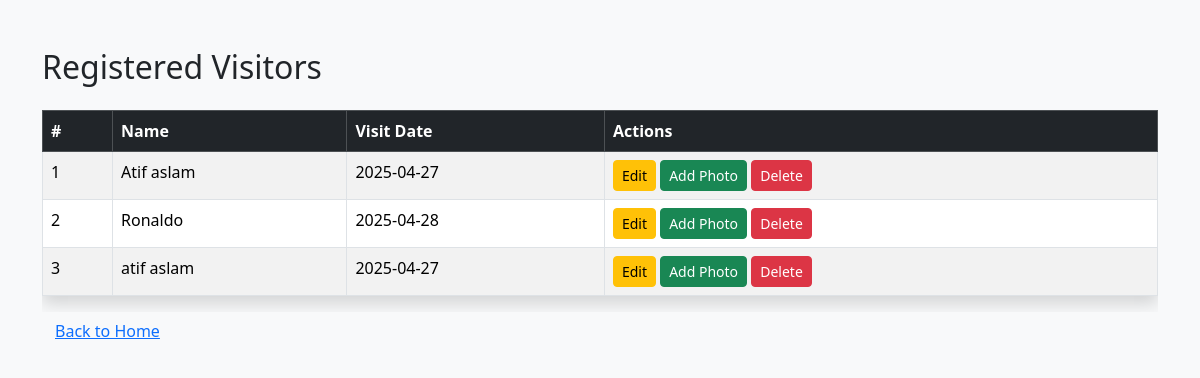
Before: /visitors (signed in) with the older database file.
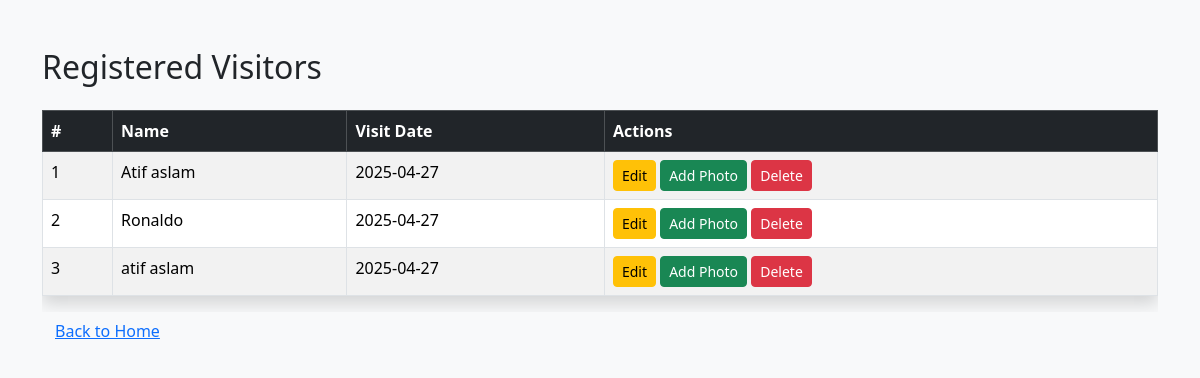
After: the same page with the newer database file.
### tables this page shows
CREATE TABLE visitors (
            id INTEGER PRIMARY KEY AUTOINCREMENT,
            name TEXT,
            visit_date TEXT,
            encoding BLOB
        );

### app.py (the view)
@app.route('/visitors')
def visitors():
    if not session.get('admin_logged_in'):
        return redirect(url_for('login'))
    conn = sqlite3.connect(DATABASE)
    c = conn.cursor()
    c.execute("SELECT id, name, visit_date FROM visitors")
    visitors = c.fetchall()
    conn.close()
    unique_visitors = {}
    for visitor in visitors:
        visitor_id, name, visit_date = visitor
        if name not in unique_visitors:
            unique_visitors[name] = {
                'id': visitor_id,
                'name': name,
                'visit_date': visit_date
            }
    return render_template('visitors.html', visitors=unique_visitors.values())

### templates/visitors.html (shortened to what this page needs)
<!DOCTYPE html>
<html lang="en">
<head>
    <link href="https://cdn.jsdelivr.net/npm/bootstrap@5.3.2/dist/css/bootstrap.min.css" rel="stylesheet">
</head>
<body class="bg-light">
<div class="container py-5">
    <h2 class="mb-4">Registered Visitors</h2>
    <div class="table-responsive">
        <table class="table table-bordered table-striped bg-white shadow">
            <thead class="table-dark">
                <tr>
                    <th>#</th>
                    <th>Name</th>
                    <th>Visit Date</th>
                    <th>Actions</th>
                </tr>
            </thead>
            <tbody>
                {% for visitor in visitors %}
                <tr>
                    <td>{{ loop.index }}</td>
                    <td>{{ visitor.name }}</td>
                    <td>{{ visitor.visit_date }}</td>
                    <td>
                        <a href="/edit/{{ visitor.id }}" class="btn btn-sm btn-warning">Edit</a>
                        <a href="/add-photo/{{ visitor.id }}" class="btn btn-sm btn-success">Add Photo</a>
                        <form action="/delete/{{ visitor.id }}" method="POST" style="display:inline-block;" onsubmit="return confirm('Are you sure you want to delete this visitor?');">
                            <button type="submit" class="btn btn-sm btn-danger">Delete</button>
                        </form>
                    </td>
                </tr>
                {% endfor %}
            </tbody>
        </table>
    </div>
    <a href="/" class="btn btn-link">Back to Home</a>
</div>
</body>
</html>

Changed rows visible on the page:
changed visitors "Ronaldo": visit_date "2025-04-28" → "2025-04-27"
